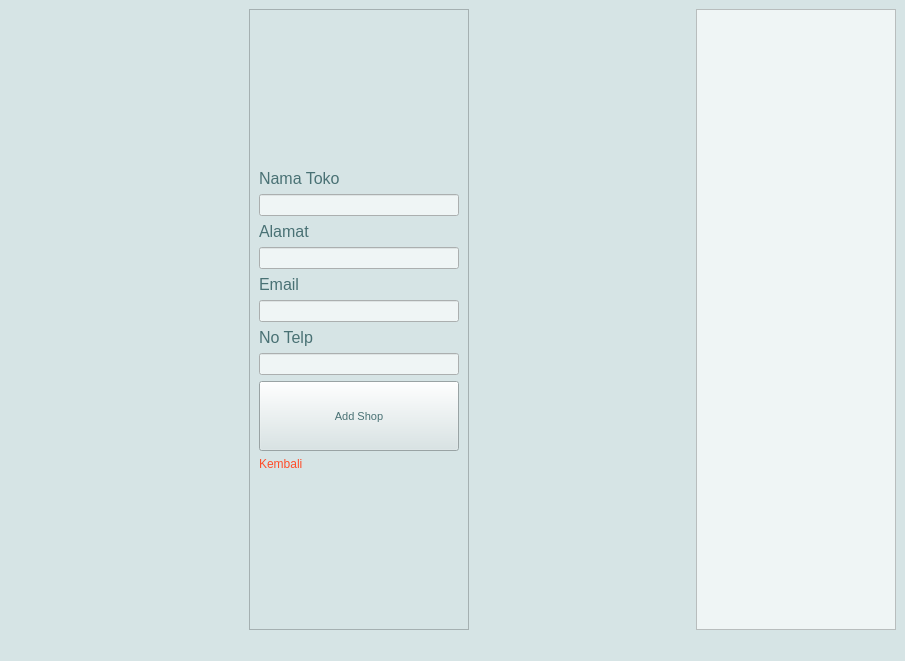
<?xml version="1.0" encoding="UTF-8"?>
<ui version="4.0">
 <class>MainWindow</class>
 <widget class="QMainWindow" name="MainWindow">
  <property name="geometry">
   <rect>
    <x>0</x>
    <y>0</y>
    <width>905</width>
    <height>661</height>
   </rect>
  </property>
  <property name="windowTitle">
   <string>MainWindow</string>
  </property>
  <property name="styleSheet">
   <string notr="true">background-color: rgb(214, 228, 229);</string>
  </property>
  <widget class="QWidget" name="centralwidget">
   <layout class="QGridLayout" name="gridLayout">
    <item row="0" column="1">
     <widget class="QFrame" name="frame">
      <property name="frameShape">
       <enum>QFrame::StyledPanel</enum>
      </property>
      <property name="frameShadow">
       <enum>QFrame::Raised</enum>
      </property>
     </widget>
    </item>
    <item row="0" column="2">
     <widget class="QLabel" name="label">
      <property name="text">
       <string/>
      </property>
      <property name="pixmap">
       <pixmap>C:/Users/ACER/Downloads/bulubulu/Mask aasagroup.png</pixmap>
      </property>
     </widget>
    </item>
    <item row="0" column="5">
     <widget class="QFrame" name="frame_3">
      <property name="minimumSize">
       <size>
        <width>200</width>
        <height>0</height>
       </size>
      </property>
      <property name="styleSheet">
       <string notr="true">background-color: rgb(239, 245, 245);</string>
      </property>
      <property name="frameShape">
       <enum>QFrame::StyledPanel</enum>
      </property>
      <property name="frameShadow">
       <enum>QFrame::Raised</enum>
      </property>
     </widget>
    </item>
    <item row="0" column="3">
     <widget class="QFrame" name="frame_2">
      <property name="frameShape">
       <enum>QFrame::StyledPanel</enum>
      </property>
      <property name="frameShadow">
       <enum>QFrame::Raised</enum>
      </property>
      <layout class="QVBoxLayout" name="verticalLayout">
       <item>
        <spacer name="verticalSpacer">
         <property name="orientation">
          <enum>Qt::Vertical</enum>
         </property>
         <property name="sizeHint" stdset="0">
          <size>
           <width>20</width>
           <height>40</height>
          </size>
         </property>
        </spacer>
       </item>
       <item>
        <widget class="QLabel" name="label_4">
         <property name="font">
          <font>
           <pointsize>12</pointsize>
          </font>
         </property>
         <property name="styleSheet">
          <string notr="true">color: rgb(73, 113, 116);</string>
         </property>
         <property name="text">
          <string>Nama Toko</string>
         </property>
        </widget>
       </item>
       <item>
        <widget class="QLineEdit" name="lineEdit_shopName">
         <property name="styleSheet">
          <string notr="true">
background-color: rgb(239, 245, 245);
color: rgb(255, 77, 42);</string>
         </property>
        </widget>
       </item>
       <item>
        <widget class="QLabel" name="label_5">
         <property name="font">
          <font>
           <pointsize>12</pointsize>
          </font>
         </property>
         <property name="styleSheet">
          <string notr="true"> 
color: rgb(73, 113, 116);</string>
         </property>
         <property name="text">
          <string>Alamat</string>
         </property>
        </widget>
       </item>
       <item>
        <widget class="QLineEdit" name="lineEdit_shopAds">
         <property name="styleSheet">
          <string notr="true">
background-color: rgb(239, 245, 245);
color: rgb(255, 77, 42);</string>
         </property>
        </widget>
       </item>
       <item>
        <widget class="QLabel" name="label_2">
         <property name="font">
          <font>
           <pointsize>12</pointsize>
          </font>
         </property>
         <property name="styleSheet">
          <string notr="true"> 
color: rgb(73, 113, 116);</string>
         </property>
         <property name="text">
          <string>Email</string>
         </property>
        </widget>
       </item>
       <item>
        <widget class="QLineEdit" name="lineEdit_email">
         <property name="styleSheet">
          <string notr="true">
background-color: rgb(239, 245, 245);
color: rgb(255, 77, 42);</string>
         </property>
        </widget>
       </item>
       <item>
        <widget class="QLabel" name="label_3">
         <property name="font">
          <font>
           <pointsize>12</pointsize>
          </font>
         </property>
         <property name="styleSheet">
          <string notr="true"> 
color: rgb(73, 113, 116);</string>
         </property>
         <property name="text">
          <string>No Telp</string>
         </property>
        </widget>
       </item>
       <item>
        <widget class="QLineEdit" name="lineEdit_phone">
         <property name="styleSheet">
          <string notr="true">
background-color: rgb(239, 245, 245);
color: rgb(255, 77, 42);</string>
         </property>
        </widget>
       </item>
       <item>
        <widget class="QPushButton" name="addButton">
         <property name="minimumSize">
          <size>
           <width>0</width>
           <height>70</height>
          </size>
         </property>
         <property name="font">
          <font>
           <family>MS Shell Dlg 2</family>
           <pointsize>8</pointsize>
           <weight>9</weight>
           <italic>false</italic>
           <bold>false</bold>
          </font>
         </property>
         <property name="styleSheet">
          <string notr="true">QPushButton
{
  
	background-color: rgb(214, 228, 229);

	color: rgb(73, 113, 116);
	font: 75 8pt &quot;MS Shell Dlg 2&quot;;
}
QPushButton:hover
{
   
	background-color: rgb(255, 77, 42);
}
</string>
         </property>
         <property name="text">
          <string>Add Shop</string>
         </property>
        </widget>
       </item>
       <item>
        <widget class="QLabel" name="backButt">
         <property name="styleSheet">
          <string notr="true">color: rgb(255, 77, 42);</string>
         </property>
         <property name="text">
          <string>Kembali</string>
         </property>
        </widget>
       </item>
       <item>
        <spacer name="verticalSpacer_2">
         <property name="orientation">
          <enum>Qt::Vertical</enum>
         </property>
         <property name="sizeHint" stdset="0">
          <size>
           <width>20</width>
           <height>40</height>
          </size>
         </property>
        </spacer>
       </item>
      </layout>
     </widget>
    </item>
    <item row="0" column="4">
     <spacer name="horizontalSpacer_2">
      <property name="orientation">
       <enum>Qt::Horizontal</enum>
      </property>
      <property name="sizeHint" stdset="0">
       <size>
        <width>40</width>
        <height>20</height>
       </size>
      </property>
     </spacer>
    </item>
    <item row="0" column="0">
     <spacer name="horizontalSpacer">
      <property name="orientation">
       <enum>Qt::Horizontal</enum>
      </property>
      <property name="sizeHint" stdset="0">
       <size>
        <width>40</width>
        <height>20</height>
       </size>
      </property>
     </spacer>
    </item>
   </layout>
  </widget>
  <widget class="QStatusBar" name="statusbar"/>
 </widget>
 <resources/>
 <connections/>
</ui>
